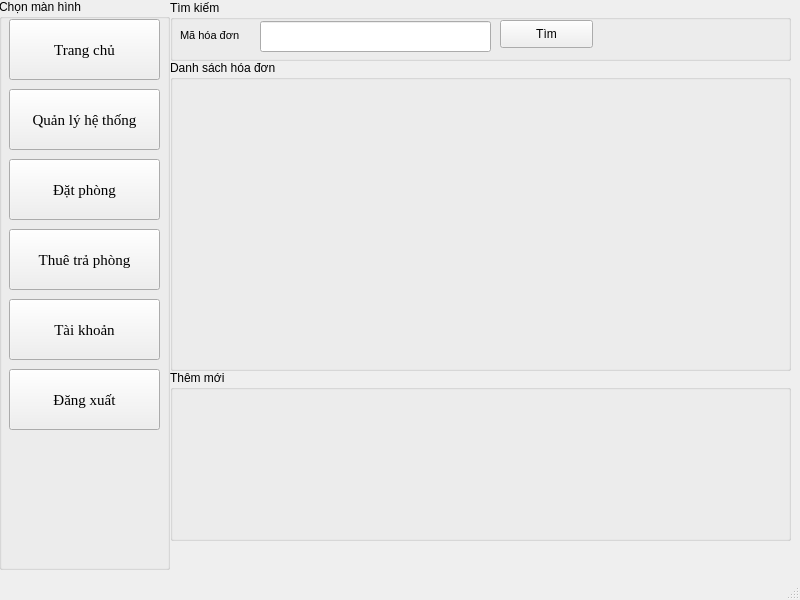
<?xml version="1.0" encoding="UTF-8"?>
<ui version="4.0">
 <class>ManHinhHoaDon</class>
 <widget class="QMainWindow" name="ManHinhHoaDon">
  <property name="geometry">
   <rect>
    <x>0</x>
    <y>0</y>
    <width>800</width>
    <height>600</height>
   </rect>
  </property>
  <property name="windowTitle">
   <string>MainWindow</string>
  </property>
  <widget class="QWidget" name="centralwidget">
   <widget class="QGroupBox" name="groupBox">
    <property name="geometry">
     <rect>
      <x>-1</x>
      <y>-1</y>
      <width>171</width>
      <height>571</height>
     </rect>
    </property>
    <property name="title">
     <string>Chọn màn hình</string>
    </property>
    <widget class="QPushButton" name="chonManHinh">
     <property name="geometry">
      <rect>
       <x>10</x>
       <y>20</y>
       <width>151</width>
       <height>61</height>
      </rect>
     </property>
     <property name="font">
      <font>
       <family>Times New Roman</family>
       <pointsize>11</pointsize>
      </font>
     </property>
     <property name="text">
      <string>Trang chủ</string>
     </property>
    </widget>
    <widget class="QPushButton" name="chonManHinh_2">
     <property name="geometry">
      <rect>
       <x>10</x>
       <y>90</y>
       <width>151</width>
       <height>61</height>
      </rect>
     </property>
     <property name="font">
      <font>
       <family>Times New Roman</family>
       <pointsize>11</pointsize>
      </font>
     </property>
     <property name="text">
      <string>Quản lý hệ thống</string>
     </property>
    </widget>
    <widget class="QPushButton" name="chonManHinh_3">
     <property name="geometry">
      <rect>
       <x>10</x>
       <y>160</y>
       <width>151</width>
       <height>61</height>
      </rect>
     </property>
     <property name="font">
      <font>
       <family>Times New Roman</family>
       <pointsize>11</pointsize>
      </font>
     </property>
     <property name="text">
      <string>Đặt phòng</string>
     </property>
    </widget>
    <widget class="QPushButton" name="chonManHinh_4">
     <property name="geometry">
      <rect>
       <x>10</x>
       <y>230</y>
       <width>151</width>
       <height>61</height>
      </rect>
     </property>
     <property name="font">
      <font>
       <family>Times New Roman</family>
       <pointsize>11</pointsize>
      </font>
     </property>
     <property name="text">
      <string>Thuê trả phòng</string>
     </property>
    </widget>
    <widget class="QPushButton" name="chonManHinh_5">
     <property name="geometry">
      <rect>
       <x>10</x>
       <y>300</y>
       <width>151</width>
       <height>61</height>
      </rect>
     </property>
     <property name="font">
      <font>
       <family>Times New Roman</family>
       <pointsize>11</pointsize>
      </font>
     </property>
     <property name="text">
      <string>Tài khoản</string>
     </property>
    </widget>
    <widget class="QPushButton" name="chonManHinh_6">
     <property name="geometry">
      <rect>
       <x>10</x>
       <y>370</y>
       <width>151</width>
       <height>61</height>
      </rect>
     </property>
     <property name="font">
      <font>
       <family>Times New Roman</family>
       <pointsize>11</pointsize>
      </font>
     </property>
     <property name="text">
      <string>Đăng xuất</string>
     </property>
    </widget>
   </widget>
   <widget class="QGroupBox" name="groupBox_2">
    <property name="geometry">
     <rect>
      <x>170</x>
      <y>0</y>
      <width>621</width>
      <height>61</height>
     </rect>
    </property>
    <property name="title">
     <string>Tìm kiếm</string>
    </property>
    <widget class="QLineEdit" name="inputMAHD">
     <property name="geometry">
      <rect>
       <x>90</x>
       <y>21</y>
       <width>231</width>
       <height>31</height>
      </rect>
     </property>
    </widget>
    <widget class="QLabel" name="label">
     <property name="geometry">
      <rect>
       <x>10</x>
       <y>20</y>
       <width>81</width>
       <height>31</height>
      </rect>
     </property>
     <property name="font">
      <font>
       <pointsize>8</pointsize>
      </font>
     </property>
     <property name="text">
      <string>Mã hóa đơn</string>
     </property>
    </widget>
    <widget class="QPushButton" name="timMAHD">
     <property name="geometry">
      <rect>
       <x>330</x>
       <y>20</y>
       <width>93</width>
       <height>28</height>
      </rect>
     </property>
     <property name="text">
      <string>Tìm</string>
     </property>
    </widget>
   </widget>
   <widget class="QGroupBox" name="groupBox_3">
    <property name="geometry">
     <rect>
      <x>170</x>
      <y>60</y>
      <width>621</width>
      <height>311</height>
     </rect>
    </property>
    <property name="title">
     <string>Danh sách hóa đơn</string>
    </property>
   </widget>
   <widget class="QGroupBox" name="groupBox_4">
    <property name="geometry">
     <rect>
      <x>170</x>
      <y>370</y>
      <width>621</width>
      <height>171</height>
     </rect>
    </property>
    <property name="title">
     <string>Thêm mới</string>
    </property>
   </widget>
  </widget>
  <widget class="QMenuBar" name="menubar">
   <property name="geometry">
    <rect>
     <x>0</x>
     <y>0</y>
     <width>800</width>
     <height>26</height>
    </rect>
   </property>
  </widget>
  <widget class="QStatusBar" name="statusbar"/>
 </widget>
 <resources/>
 <connections/>
</ui>
